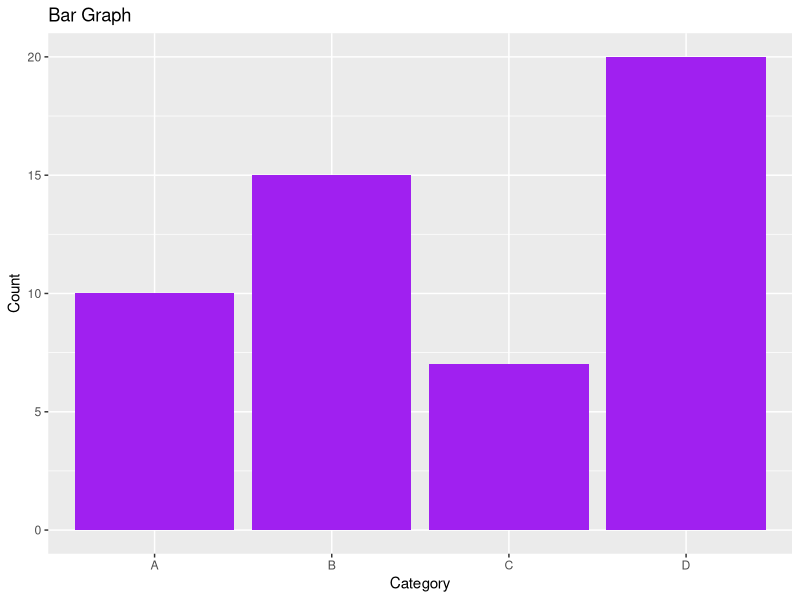

Recreate this plot in R.
# Bar graphs are a quick way to visualize totals across different groups. 
# In RA work, you might use them for a quick exploratory analysis of data
# for a brief, or you could invest significant time refining a bar graph into 
# a publication-quality descriptive figure.

# Install and load ggplot2 package if not already done
install.packages("ggplot2")
library(ggplot2)

# Generate fake dataset
data <- data.frame(
  category = c("A", "B", "C", "D"),  # Categories
  count    = c(10, 15, 7, 20)         # Corresponding counts
)

# Create a bar graph using ggplot2
ggplot(data, aes(x = category, y = count)) +
  geom_bar(stat = "identity", fill = "purple") +  # Draw purple bars
  labs(
    title = "Bar Graph",  # Add a title
    x = "Category",       # Label for x-axis
    y = "Count"           # Label for y-axis
  )

